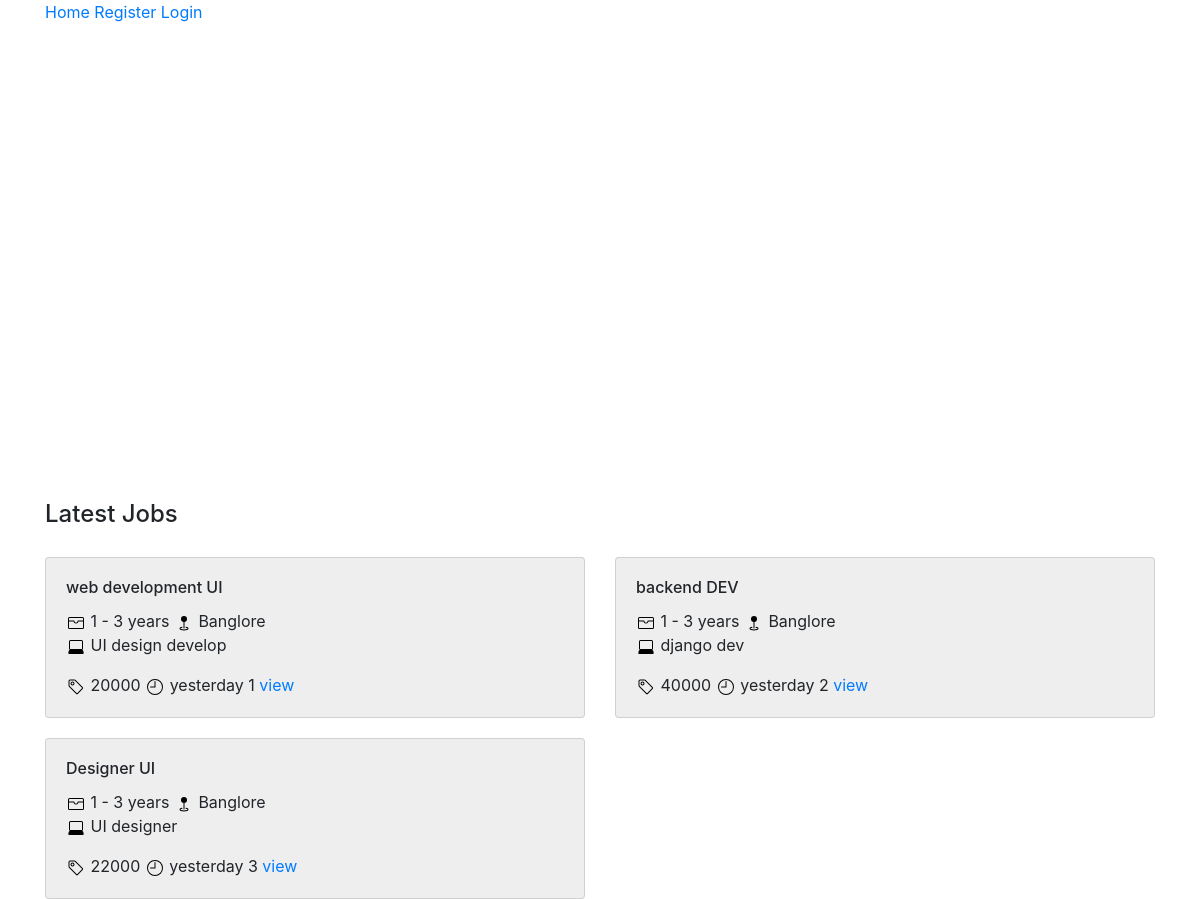
The page / on the database its author committed.
### portal/models.py (models this page shows, shortened)
class Job(models.Model):
    job_title = models.CharField(max_length=30)
    job_description = models.CharField(max_length=30)
    job_location = models.CharField(max_length=30)
    company_name = models.CharField(max_length=30)
    Designation = models.CharField(max_length=30)
    qualification = models.CharField(max_length=30)
    course = models.CharField(max_length=30)
    specialization = models.CharField(max_length=30)
    course_type = models.CharField(max_length=30)
    passing_year = models.CharField(max_length=30)
    experience = models.CharField(max_length=30)
    salary = models.CharField(max_length=30)
    industry = models.CharField(max_length=30)
    skills = models.CharField(max_length=30)
    job_category = models.CharField(max_length=30)
    job_type = models.CharField(max_length=30)

### portal/views.py (the view)
# urls.py: path('', views.home, name='home'),
def home(request):
    jobs = Job.objects.all()
    profile = Profile.objects.all()
    context = {'jobs':jobs, 'profile':profile}
    return render(request, 'portal/landing.html', context)

### portal/templates/portal/landing.html (shortened to what this page needs)
{% extends 'portal/main.html' %}
{% load static %}
{% block content %}
    <div class="container">
      <div class="row landdiv">
        <div class="col-sm-12 col-md-3 col-lg-3 ">
          {% if request.user.is_authenticated %}
            <p><a href="{% url 'home' %}"> Home</a>| <a href="{% url 'logout' %}"> Logout</a> </p>
            <p>Hello, {{request.userusername}}</p>
          {% else %}
            <p>
              <a href="{% url 'home' %}"> Home</a>
              <a href="{% url 'register' %}"> Register</a>
              <a href="{% url 'login' %}">Login</a></p>
          {% endif %}
        </div>
      </div>
    </div>
 <div class="container">
  <h4>Latest Jobs</h4>
  <div class="row">
    {%  for job in jobs %}
    <div id="joblist" class="col-sm-12 col-md-6 col-lg-6">
      <div class="card jobcol">
        <div class="card-body">
          <h6 class="card-title">{{job.job_title}}</h6>
            <span>
              <img class="img-fluid jobicons" src="{% static 'img/wallet.svg' %}" alt=""  title="wallet">
              1 - 3 years
            </span>
            <span>
              <img class="img-fluid jobicons" src="{% static 'img/geo.svg' %}" alt="" title="Bootstrap">
              Banglore
            </span>
            <p>
              <img class="img-fluid jobicons" src="{% static 'img/laptop.svg' %}" alt="" title="geo">
              {{job.job_description}}
            </p>
            <span class="">
              <img class="img-fluid jobicons" src="{% static 'img/tag.svg' %}" alt="" title="tag">
              {{job.salary}}
            </span>
            <span class="toright">
              <img class="img-fluid jobicons" src="{% static 'img/Clock.svg' %}" alt="" title="Clock">
              yesterday
            </span>
             <span class="toright">{{job.id}}</span>
            <a href="{% url 'joblist' job.id %}"> view </a>
        </div>
      </div>
    </div>
    {% endfor %}
  </div>
</div>
{% endblock %}

### static/css/main.css (style rules this page uses)
.jobicons { height: 20px; }
.jobcol { margin-top: 20px; background-color: #eeeeee; }
.landdiv { height: auto; min-height: 500px; color: white; }

### rows shown on the page
Job: job_title "web development UI", job_description "UI design develop", salary "20000", id "1"
Job: job_title "backend DEV", job_description "django dev", salary "40000", id "2"
Job: job_title "Designer UI", job_description "UI designer", salary "22000", id "3"
